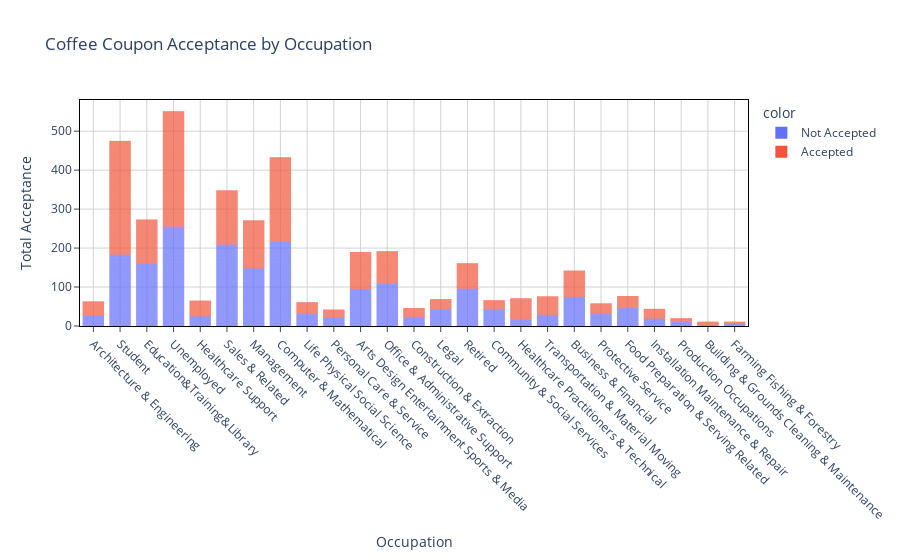

Notebook source saved alongside this figure:
### Code cell
# Lets create a barplot based on the coffee coupon acceptance, by occupation 

fig = px.bar(df_coffee_coupons['occupation'], color=df_coffee_coupons['acceptance'], 
             title = 'Coffee Coupon Acceptance by Occupation',
            labels={'value':'Occupation',
                   'count':'Total Acceptance'}
            )

fig.update_layout(
    plot_bgcolor='white'
)

fig.update_xaxes(
    tickangle = 45,
    mirror=True,
    ticks='outside',
    showline=True,
    linecolor='black',
    gridcolor='lightgrey'
)
fig.update_yaxes(
    mirror=True,
    ticks='outside',
    showline=True,
    linecolor='black',
    gridcolor='lightgrey'
)

fig.update_traces(marker_line_width = 0,
                  selector=dict(type="bar"))

fig.update_layout(bargap=0.2,
                  bargroupgap = 0,
                 )
fig.show()

### Figure 1 — Plotly figure (JSON) as saved in the notebook; plotly's stock layout.template omitted (floating-point values rounded to 4 significant figures; data arrays with more than 128 entries replaced by an {"elided": "..."} marker saying what was removed)
{"data": [{"alignmentgroup": "True", "hovertemplate": "color=Not Accepted<br>Occupation=%{x}<br>Total Acceptance=%{y}<extra></extra>", "legendgroup": "Not Accepted", "marker": {"color": "#636efa", "line": {"width": 0}, "pattern": {"shape": ""}}, "name": "Not Accepted", "offsetgroup": "Not Accepted", "orientation": "v", "showlegend": true, "textposition": "auto", "type": "bar", "x": {"elided": "1922 str values"}, "xaxis": "x", "y": {"elided": "1922 int values"}, "yaxis": "y"}, {"alignmentgroup": "True", "hovertemplate": "color=Accepted<br>Occupation=%{x}<br>Total Acceptance=%{y}<extra></extra>", "legendgroup": "Accepted", "marker": {"color": "#EF553B", "line": {"width": 0}, "pattern": {"shape": ""}}, "name": "Accepted", "offsetgroup": "Accepted", "orientation": "v", "showlegend": true, "textposition": "auto", "type": "bar", "x": {"elided": "1894 str values"}, "xaxis": "x", "y": {"elided": "1894 int values"}, "yaxis": "y"}], "layout": {"autosize": true, "bargap": 0.2, "bargroupgap": 0, "barmode": "relative", "legend": {"title": {"text": "color"}, "tracegroupgap": 0}, "plot_bgcolor": "white", "title": {"text": "Coffee Coupon Acceptance by Occupation"}, "xaxis": {"anchor": "y", "autorange": true, "domain": [0, 1], "gridcolor": "lightgrey", "linecolor": "black", "mirror": true, "range": [-0.5, 24.5], "showline": true, "tickangle": 45, "ticks": "outside", "title": {"text": "Occupation"}, "type": "category"}, "yaxis": {"anchor": "x", "autorange": true, "domain": [0, 1], "gridcolor": "lightgrey", "linecolor": "black", "mirror": true, "range": [0, 580], "showline": true, "ticks": "outside", "title": {"text": "Total Acceptance"}, "type": "linear"}}}
